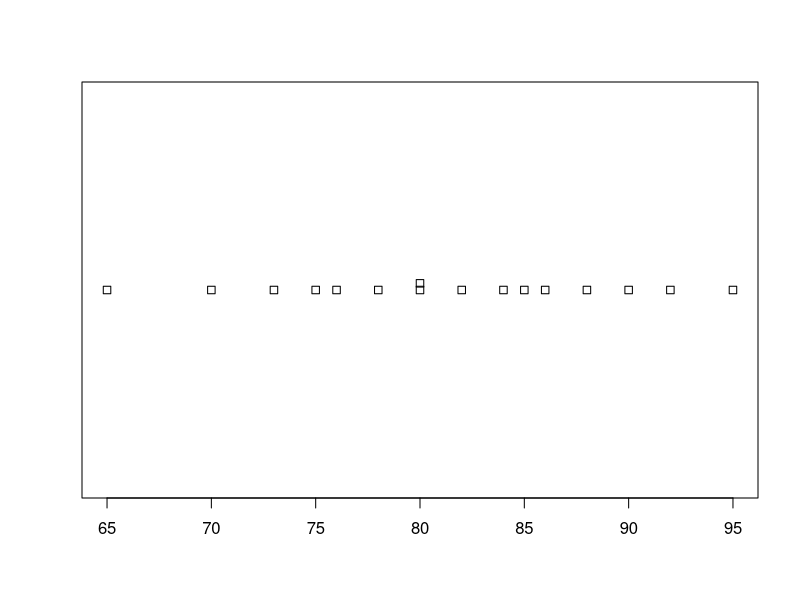
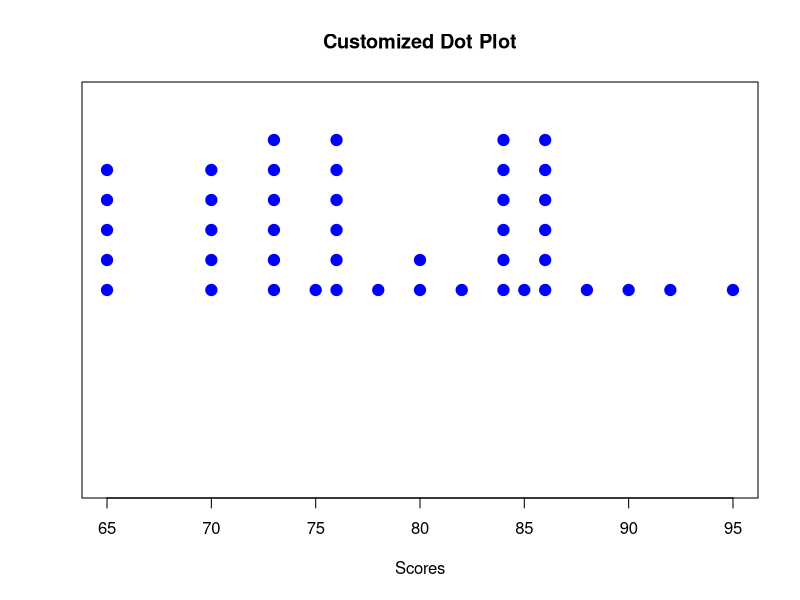
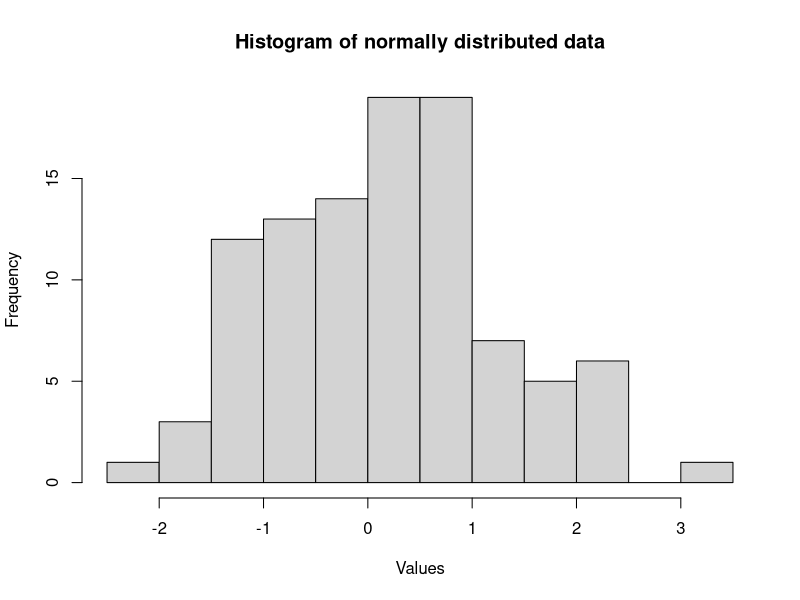
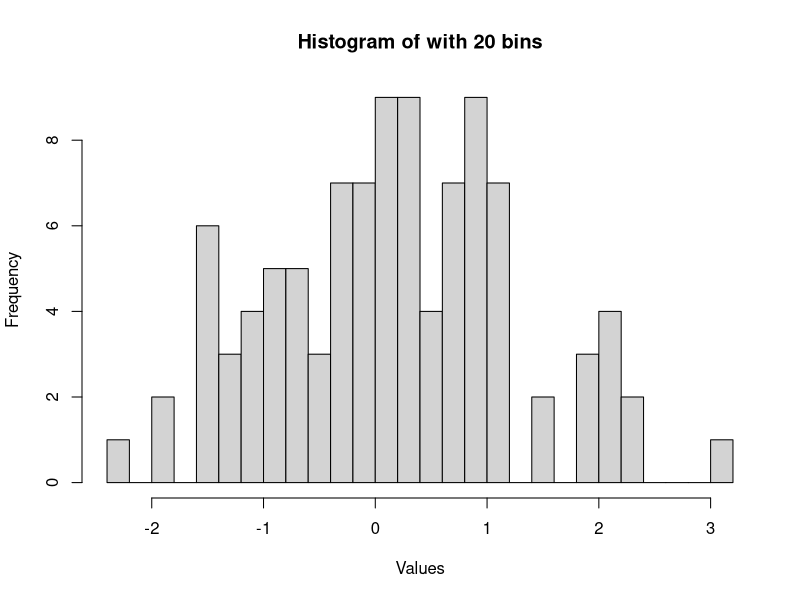
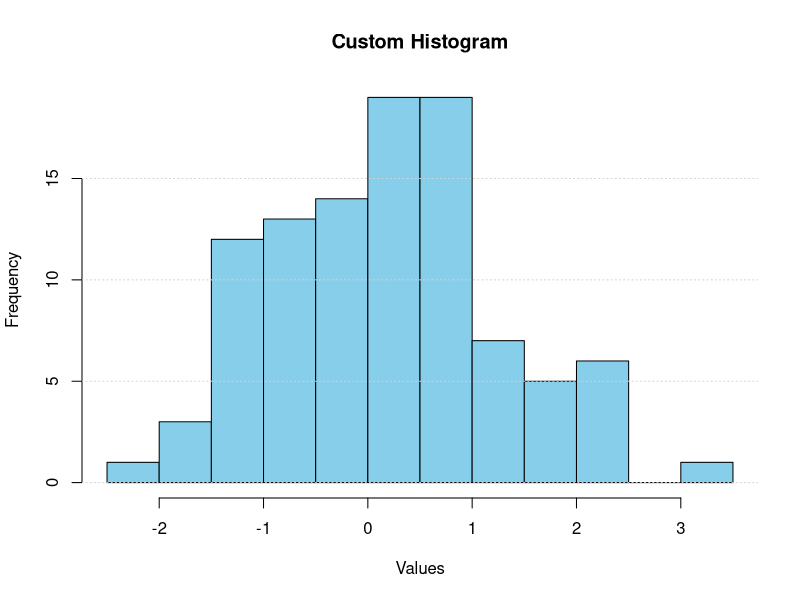
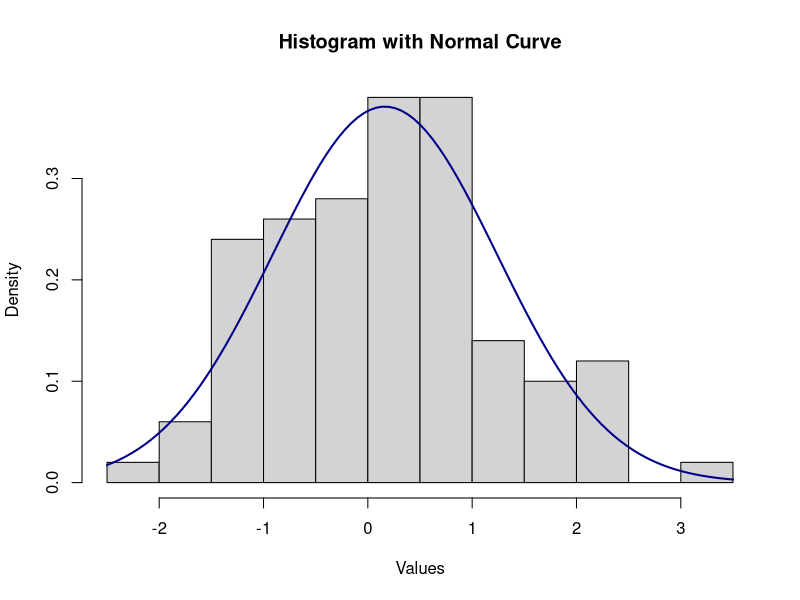
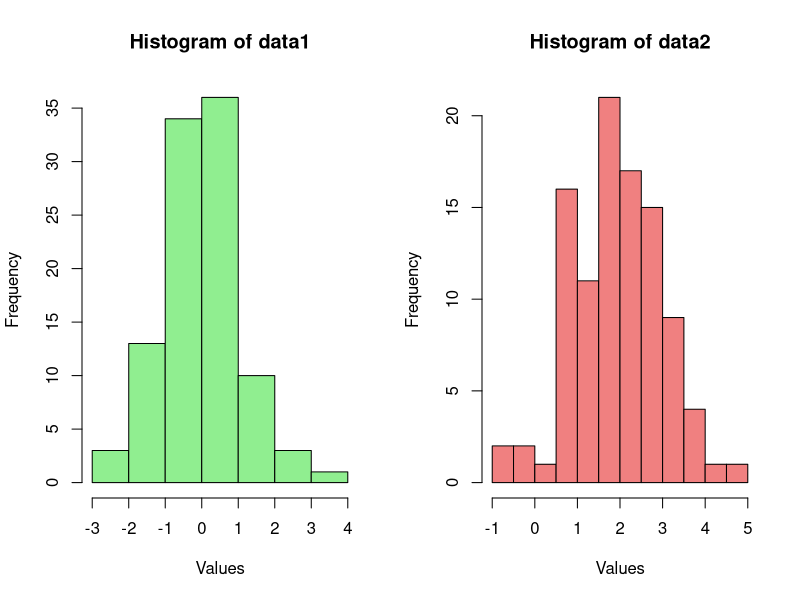
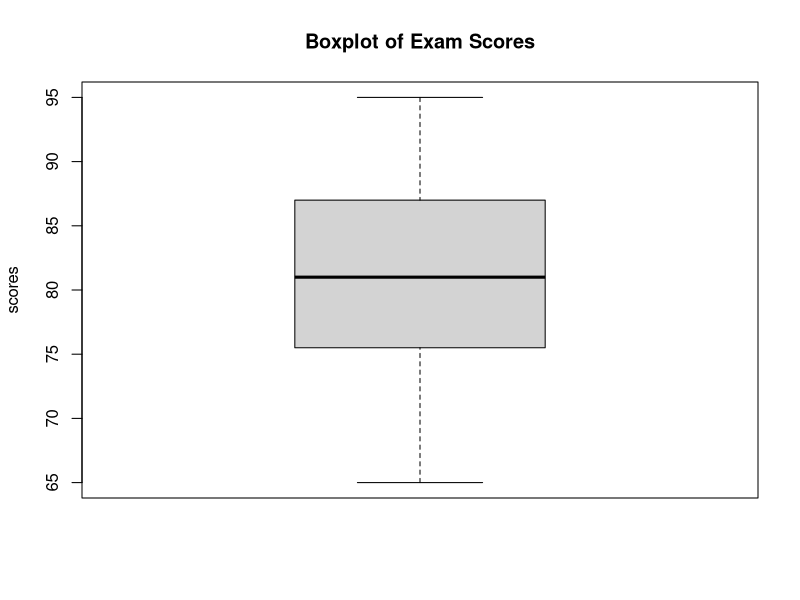

Recreate these plots in R, in order.
 ######################################
 #          Exercises 01              #
 ######################################
scores <- c(65, 70, 85, 95, 75, 80, 80, 90, 88, 92, 78, 82, 76, 84, 86, 73)

stem(x = scores)

stem(scores, scale = 2)
stripchart(scores, method = "stack")

scores2 <- c(rep(c(65,70), 5),
             85, 95, 75, 80, 80, 90, 88, 92, 78, 82,
             rep(c(76,84,86,73), 6))
stripchart(scores2,
           method = 'stack',
           pch = 19,
           col = 'blue',
           offset = 1,
           cex = 1.5,
           main = "Customized Dot Plot",
           xlab = "Scores")

data <- rnorm(100)
hist(data,
     main = "Histogram of normally distributed data",
     xlab = "Values", 
     ylab = "Frequency")

hist(data,
     breaks = 20,
     main = "Histogram of with 20 bins",
     xlab = "Values", 
     ylab = "Frequency")

hist(data,
     breaks = 15,
     col = "skyblue",
     border = "black",
     main = "Custom Histogram",
     xlab = "Values",
     ylab = 'Frequency')

grid(nx = NA, ny = NULL)

dH <- hist(data,
     breaks = 15,
     col = "lightgray",
     main = 'Histogram with Normal Curve',
     xlab = 'Values',
     ylab = 'Density',
     prob = TRUE)

curve(dnorm(x, mean = mean(data), sd = sd(data)),
      col = 'darkblue',
      lwd = 2,
      add = TRUE)

data1 <- rnorm(100, mean = 0)
data2 <- rnorm(100, mean = 2)

par(mfrow = c(1,2))
hist(data1,
     main = "Histogram of data1",
     xlab = "Values",
     col = "lightgreen")
hist(data2,
     main = "Histogram of data2",
     xlab = "Values",
     col = "lightcoral")

par(mfrow = c(1,1))

# boxplot time
boxplot(scores, 
        main = 'Boxplot of Exam Scores',
        ylab = 'scores')

scores.class1 <- c(65,70,85,75,80,78,76,73)
scores.class2 <- c(95,80,90,88,92,82,84,86)

scores.list <- list(Class1 = scores.class1,
                    Class2 = scores.class2)
boxplot(scores.list,
        main = "Boxplot of Exam Scores by Class",
        ylab = "Scores",
        col = c("lightblue", "lightgreen"))

boxplot(scores.list,
        notch = TRUE,
        main = "Boxplot of Exam Scores with Notches",
        ylab = 'Scores', col = c('lightblue','lightgreen'))




